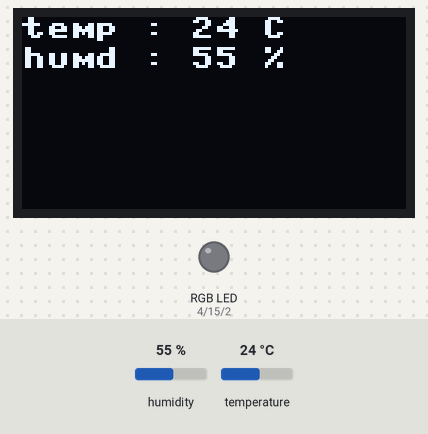
Simulated run of this program. Board: ESP32 board running MicroPython. Parts: 128×64 one-colour display, an RGB LED mixed from three pins (HIGH = lit). The test bench sets the inputs (shaded band); at power-on: humidity 55 %, temperature 24 °C. WiFi joins after 1.5 s; requests to the public web service named in the program get a made-up reply in its usual format after 0.4 s (London, UTC, broken clouds, 64 % humidity, 1013 hPa unless stated); threads take turns every 2 ms; library files of the repository ran but are not shown: ssd1306.py; what the program prints to the serial console is not drawn.

Above: at 4.6 s.
4.7 s: humidity set to 22 %
At 10.3 s:
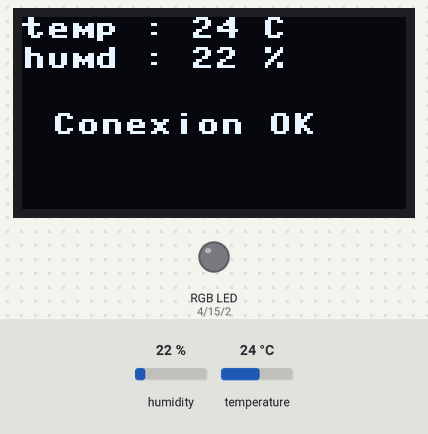
13.9 s: temperature set to 12 °C
At 19.9 s:
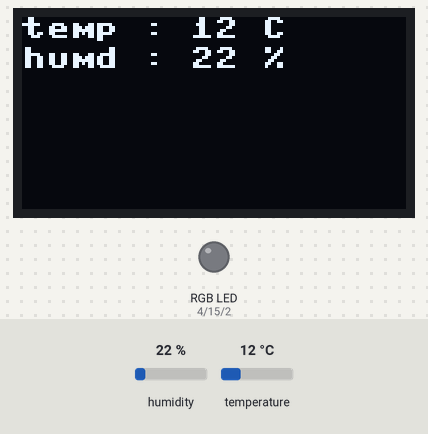
21.6 s: humidity set to 40 %
At 24.0 s:
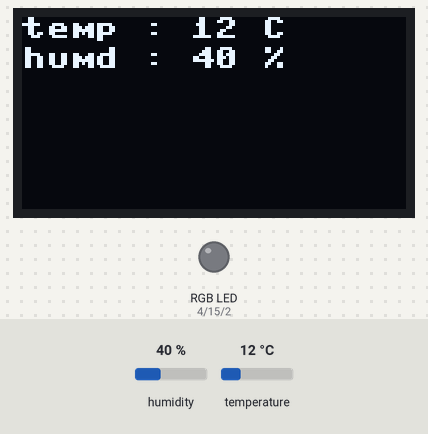
24.9 s: temperature set to 19 °C
Timing chart, 0 to 27.9 s (numbered marks = the images above; inputs shaded):
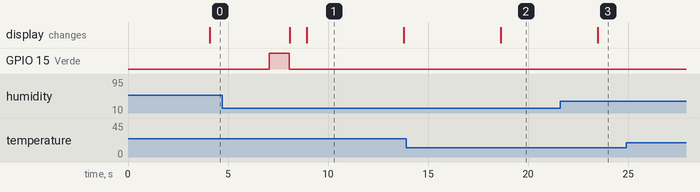

The program:

app.py
```python
#Librerias
import time
from machine import Pin, SoftI2C
import network
import socket
import utime
import ssd1306
import claseRGB
import _thread
import dht
from time import sleep
import framebuf
import urequests
#------------------------------------------------
#Configuración inicial de WiFi
ssid = 'Harry Mancera'  #Nombre de la Red
password = '80352754*' #Contraseña de la red
wlan = network.WLAN(network.STA_IF)
#------------------------------------------------
wlan.active(True) #Activa el Wifi
wlan.connect(ssid, password) #Hace la conexión
#------------------------------------------------
#Configuración Pantalla OLED
# ESP32 Pin assignment
i2c = SoftI2C(scl=Pin(22), sda=Pin(21))
oled = ssd1306.SSD1306_I2C(128, 64, i2c)
#------------------------------------------------
#Configuración sensor de temperatura.
sensort = dht.DHT11(Pin(13))
sleep(2)
sensort.measure()
#------------------------------------------------
#Configuración del LED RGB
rgb = claseRGB.LedRGB(2,4,15)
#------------------------------------------------
def ConexionRED():
    #Ciclo que valide en 5 segundos que se establezca la conexión
    for i in range(5):
        print(".")
        utime.sleep(1)
#------------------------------------------------
#Condición encargada de notificar si la conexión es Exitosa o no
    if wlan.isconnected() == True:#Conexión Exitosa
        rgb.verde() #En caso de ser exitosa enciende el led RGB verde
        utime.sleep(1)
        rgb.apagado()
        print(wlan.ifconfig()) #Muestra la IP y otros datos del Wi-Fi
        oled.text('Conexion OK', 10, 32) #Muestra mensaje en pantalla oled
        oled.show()
#------------------------------------------------
    else: #Conexión no Exitosa
        rgb.rojo() #En caso de no ser exitosa enciende el led RGB Rojo
        utime.sleep(1)
        rgb.apagado()
        print(wlan.ifconfig())
        oled.text('Conexion No/OK', 10, 32)#Muestra mensaje en pantalla oled
        oled.show()
_thread.start_new_thread(ConexionRED,())
#------------------------------------------------
#Servicio Web encargado de pintar la los graficos del sensor
def web_page():
    html = """
<html>
<head>
<title>Medidor de humedad y temperatura</title>
</head>
<body>
<center>
<iframe width="450" height="260" style="border: 1px solid #cccccc;" src="https://thingspeak.com/channels/1447645/charts/1?bgcolor=%23ffffff&color=%23d62020&dynamic=true&results=15&type=spline"></iframe>
<br>
<br>
<iframe width="450" height="260" style="border: 1px solid #cccccc;" src="https://thingspeak.com/channels/1454840/charts/1?bgcolor=%23ffffff&color=%23d62020&dynamic=true&results=10&type=spline"></iframe>
</center>
</body>
</html>  """
    return html
tcp_socket = socket.socket(socket.AF_INET, socket.SOCK_STREAM)
tcp_socket.bind(('', 80))
tcp_socket.listen(3)

#------------------------------------------------
#Muestra la pagina y actualiza constantemente
def MostrarPG():
    while True:
        conn, addr = tcp_socket.accept()
        print('Nueva conexion desde:  %s' % str(addr))
        request = conn.recv(1024)
        print('Solicitud = %s' % str(request))
        #Mostrar Página
        response = web_page()
        conn.send('HTTP/1.1 200 OK\n')
        conn.send('Content-Type: text/html\n')
        conn.send('Connection: close\n\n')
        conn.sendall(response)
        conn.close()
_thread.start_new_thread(MostrarPG,())
#------------------------------------------------
#Escritura sobre las API ThingSpeak
while True:
    oled.fill(0)
    sleep(2)
    sensort.measure()
    t = sensort.temperature()
    h = sensort.humidity()
    oled.text('temp : '+str(t) + " C", 0,0,1)
    oled.text('humd : '+str(h) + " %", 0,10,1)
    oled.show()
    utime.sleep(2)
    url1="https://api.thingspeak.com/update?api_key=UF6WR2PQ8W3EFKS5&field1="
    url1 += str(t)
    r1 = urequests.get(url1)
    print(r1.json())
    url2="https://api.thingspeak.com/update?api_key=6ZLA92ULEGMRBEWU&field1="
    url2 += str(h)
    r2 = urequests.get(url2)
    print(r2.json())
#------------------------------------------------  
```

claseRGB.py
```python
from machine import Pin
import utime as t

class LedRGB:

    def __init__(self,verde,azul,rojo):
        self.Azul = Pin(2, Pin.OUT)
        self.Rojo = Pin(4, Pin.OUT)
        self.Verde = Pin(15, Pin.OUT)

    def rojo(self):
        self.Rojo.on()

    def azul(self):
        self.Azul.on()

    def violeta(self):
        self.Rojo.on()
        self.Azul.on()

    def verde(self):
        self.Verde.on()

    def apagado(self):
        self.Rojo.off()
        self.Azul.off()
        self.Verde.off()

       
```

Measured:
- after the input at 13.9 s, the display: changes after 4.7 s (image 2)
- after the input at 21.6 s, the display: changes after 1.9 s (image 3)
- what the display in image 1 shows lasts 4.9 s, from 8.9 s to 13.8 s
